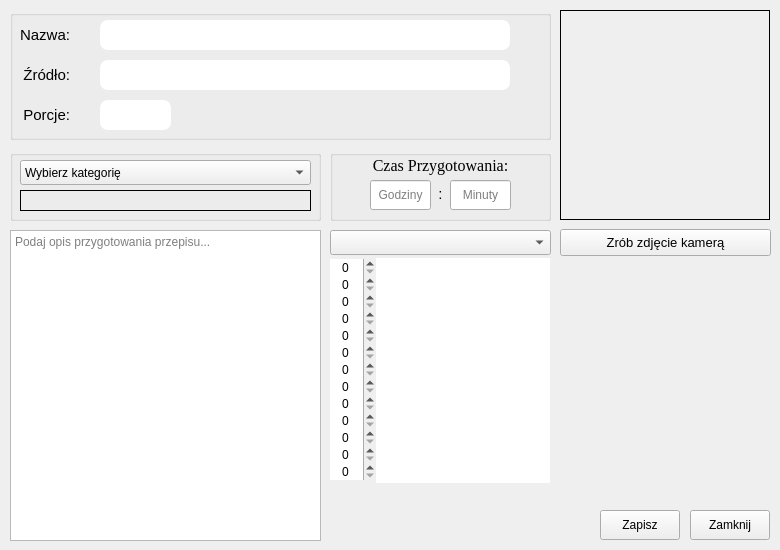
    <widget class="QWidget" name="page_3">
     <widget class="QPushButton" name="MainPageButton_2">
      <property name="geometry">
       <rect>
        <x>690</x>
        <y>510</y>
        <width>80</width>
        <height>30</height>
       </rect>
      </property>
      <property name="text">
       <string>Zamknij</string>
      </property>
     </widget>
     <widget class="QLabel" name="label_8">
      <property name="geometry">
       <rect>
        <x>560</x>
        <y>10</y>
        <width>210</width>
        <height>210</height>
       </rect>
      </property>
      <property name="cursor">
       <cursorShape>PointingHandCursor</cursorShape>
      </property>
      <property name="toolTip">
       <string>Kliknij aby dodać zdjęcie</string>
      </property>
      <property name="frameShape">
       <enum>QFrame::Box</enum>
      </property>
      <property name="text">
       <string/>
      </property>
      <property name="pixmap">
       <pixmap resource="resource.qrc">:/splash.jpg</pixmap>
      </property>
      <property name="scaledContents">
       <bool>true</bool>
      </property>
     </widget>
     <widget class="IngredientCombobox" name="PickComboBox">
      <property name="geometry">
       <rect>
        <x>330</x>
        <y>230</y>
        <width>221</width>
        <height>25</height>
       </rect>
      </property>
      <property name="font">
       <font>
        <family>Georgia</family>
        <pointsize>10</pointsize>
       </font>
      </property>
      <property name="toolTip">
       <string>Kliknij aby dodać składnik do listy</string>
      </property>
      <property name="currentText">
       <string/>
      </property>
      <property name="maxVisibleItems">
       <number>18</number>
      </property>
     </widget>
     <widget class="QListWidget" name="listWidget">
      <property name="geometry">
       <rect>
        <x>376</x>
        <y>258</y>
        <width>174</width>
        <height>225</height>
       </rect>
      </property>
      <property name="autoFillBackground">
       <bool>false</bool>
      </property>
      <property name="frameShape">
       <enum>QFrame::NoFrame</enum>
      </property>
      <property name="gridSize">
       <size>
        <width>0</width>
        <height>17</height>
       </size>
      </property>
      <property name="viewMode">
       <enum>QListView::ListMode</enum>
      </property>
     </widget>
     <widget class="QPushButton" name="SaveButton">
      <property name="geometry">
       <rect>
        <x>600</x>
        <y>510</y>
        <width>80</width>
        <height>30</height>
       </rect>
      </property>
      <property name="text">
       <string>Zapisz</string>
      </property>
     </widget>
     <widget class="QDoubleSpinBox" name="doubleSpinBox">
      <property name="enabled">
       <bool>true</bool>
      </property>
      <property name="geometry">
       <rect>
        <x>330</x>
        <y>259</y>
        <width>45</width>
        <height>17</height>
       </rect>
      </property>
      <property name="layoutDirection">
       <enum>Qt::LeftToRight</enum>
      </property>
      <property name="wrapping">
       <bool>false</bool>
      </property>
      <property name="frame">
       <bool>false</bool>
      </property>
      <property name="alignment">
       <set>Qt::AlignCenter</set>
      </property>
      <property name="buttonSymbols">
       <enum>QAbstractSpinBox::UpDownArrows</enum>
      </property>
      <property name="specialValueText">
       <string/>
      </property>
      <property name="accelerated">
       <bool>false</bool>
      </property>
      <property name="showGroupSeparator" stdset="0">
       <bool>false</bool>
      </property>
      <property name="decimals">
       <number>0</number>
      </property>
     </widget>
     <widget class="QDoubleSpinBox" name="doubleSpinBox_2">
      <property name="enabled">
       <bool>true</bool>
      </property>
      <property name="geometry">
       <rect>
        <x>330</x>
        <y>276</y>
        <width>45</width>
        <height>17</height>
       </rect>
      </property>
      <property name="wrapping">
       <bool>false</bool>
      </property>
      <property name="frame">
       <bool>false</bool>
      </property>
      <property name="alignment">
       <set>Qt::AlignCenter</set>
      </property>
      <property name="buttonSymbols">
       <enum>QAbstractSpinBox::UpDownArrows</enum>
      </property>
      <property name="specialValueText">
       <string/>
      </property>
      <property name="accelerated">
       <bool>false</bool>
      </property>
      <property name="showGroupSeparator" stdset="0">
       <bool>false</bool>
      </property>
      <property name="decimals">
       <number>0</number>
      </property>
     </widget>
     <widget class="QDoubleSpinBox" name="doubleSpinBox_3">
      <property name="enabled">
       <bool>true</bool>
      </property>
      <property name="geometry">
       <rect>
        <x>330</x>
        <y>293</y>
        <width>45</width>
        <height>17</height>
       </rect>
      </property>
      <property name="wrapping">
       <bool>false</bool>
      </property>
      <property name="frame">
       <bool>false</bool>
      </property>
      <property name="alignment">
       <set>Qt::AlignCenter</set>
      </property>
      <property name="buttonSymbols">
       <enum>QAbstractSpinBox::UpDownArrows</enum>
      </property>
      <property name="specialValueText">
       <string/>
      </property>
      <property name="accelerated">
       <bool>false</bool>
      </property>
      <property name="showGroupSeparator" stdset="0">
       <bool>false</bool>
      </property>
      <property name="decimals">
       <number>0</number>
      </property>
     </widget>
     <widget class="QDoubleSpinBox" name="doubleSpinBox_4">
      <property name="enabled">
       <bool>true</bool>
      </property>
      <property name="geometry">
       <rect>
        <x>330</x>
        <y>310</y>
        <width>45</width>
        <height>17</height>
       </rect>
      </property>
      <property name="wrapping">
       <bool>false</bool>
      </property>
      <property name="frame">
       <bool>false</bool>
      </property>
      <property name="alignment">
       <set>Qt::AlignCenter</set>
      </property>
      <property name="buttonSymbols">
       <enum>QAbstractSpinBox::UpDownArrows</enum>
      </property>
      <property name="specialValueText">
       <string/>
      </property>
      <property name="accelerated">
       <bool>false</bool>
      </property>
      <property name="showGroupSeparator" stdset="0">
       <bool>false</bool>
      </property>
      <property name="decimals">
       <number>0</number>
      </property>
     </widget>
     <widget class="QDoubleSpinBox" name="doubleSpinBox_5">
      <property name="enabled">
       <bool>true</bool>
      </property>
      <property name="geometry">
       <rect>
        <x>330</x>
        <y>327</y>
        <width>45</width>
        <height>17</height>
       </rect>
      </property>
      <property name="wrapping">
       <bool>false</bool>
      </property>
      <property name="frame">
       <bool>false</bool>
      </property>
      <property name="alignment">
       <set>Qt::AlignCenter</set>
      </property>
      <property name="buttonSymbols">
       <enum>QAbstractSpinBox::UpDownArrows</enum>
      </property>
      <property name="specialValueText">
       <string/>
      </property>
      <property name="accelerated">
       <bool>false</bool>
      </property>
      <property name="showGroupSeparator" stdset="0">
       <bool>false</bool>
      </property>
      <property name="decimals">
       <number>0</number>
      </property>
     </widget>
     <widget class="QDoubleSpinBox" name="doubleSpinBox_6">
      <property name="enabled">
       <bool>true</bool>
      </property>
      <property name="geometry">
       <rect>
        <x>330</x>
        <y>344</y>
        <width>45</width>
        <height>17</height>
       </rect>
      </property>
      <property name="wrapping">
       <bool>false</bool>
      </property>
      <property name="frame">
       <bool>false</bool>
      </property>
      <property name="alignment">
       <set>Qt::AlignCenter</set>
      </property>
      <property name="buttonSymbols">
       <enum>QAbstractSpinBox::UpDownArrows</enum>
      </property>
      <property name="specialValueText">
       <string/>
      </property>
      <property name="accelerated">
       <bool>false</bool>
      </property>
      <property name="showGroupSeparator" stdset="0">
       <bool>false</bool>
      </property>
      <property name="decimals">
       <number>0</number>
      </property>
     </widget>
     <widget class="QDoubleSpinBox" name="doubleSpinBox_7">
      <property name="enabled">
       <bool>true</bool>
      </property>
      <property name="geometry">
       <rect>
        <x>330</x>
        <y>361</y>
        <width>45</width>
        <height>17</height>
       </rect>
      </property>
      <property name="wrapping">
       <bool>false</bool>
      </property>
      <property name="frame">
       <bool>false</bool>
      </property>
      <property name="alignment">
       <set>Qt::AlignCenter</set>
      </property>
      <property name="buttonSymbols">
       <enum>QAbstractSpinBox::UpDownArrows</enum>
      </property>
      <property name="specialValueText">
       <string/>
      </property>
      <property name="accelerated">
       <bool>false</bool>
      </property>
      <property name="showGroupSeparator" stdset="0">
       <bool>false</bool>
      </property>
      <property name="decimals">
       <number>0</number>
      </property>
     </widget>
     <widget class="QDoubleSpinBox" name="doubleSpinBox_8">
      <property name="enabled">
       <bool>true</bool>
      </property>
      <property name="geometry">
       <rect>
        <x>330</x>
        <y>378</y>
        <width>45</width>
        <height>17</height>
       </rect>
      </property>
      <property name="wrapping">
       <bool>false</bool>
      </property>
      <property name="frame">
       <bool>false</bool>
      </property>
      <property name="alignment">
       <set>Qt::AlignCenter</set>
      </property>
      <property name="buttonSymbols">
       <enum>QAbstractSpinBox::UpDownArrows</enum>
      </property>
      <property name="specialValueText">
       <string/>
      </property>
      <property name="accelerated">
       <bool>false</bool>
      </property>
      <property name="showGroupSeparator" stdset="0">
       <bool>false</bool>
      </property>
      <property name="decimals">
       <number>0</number>
      </property>
     </widget>
     <widget class="QDoubleSpinBox" name="doubleSpinBox_9">
      <property name="enabled">
       <bool>true</bool>
      </property>
      <property name="geometry">
       <rect>
        <x>330</x>
        <y>395</y>
        <width>45</width>
        <height>17</height>
       </rect>
      </property>
      <property name="wrapping">
       <bool>false</bool>
      </property>
      <property name="frame">
       <bool>false</bool>
      </property>
      <property name="alignment">
       <set>Qt::AlignCenter</set>
      </property>
      <property name="buttonSymbols">
       <enum>QAbstractSpinBox::UpDownArrows</enum>
      </property>
      <property name="specialValueText">
       <string/>
      </property>
      <property name="accelerated">
       <bool>false</bool>
      </property>
      <property name="showGroupSeparator" stdset="0">
       <bool>false</bool>
      </property>
      <property name="decimals">
       <number>0</number>
      </property>
     </widget>
     <widget class="QDoubleSpinBox" name="doubleSpinBox_10">
      <property name="enabled">
       <bool>true</bool>
      </property>
      <property name="geometry">
       <rect>
        <x>330</x>
        <y>412</y>
        <width>45</width>
        <height>17</height>
       </rect>
      </property>
      <property name="wrapping">
       <bool>false</bool>
      </property>
      <property name="frame">
       <bool>false</bool>
      </property>
      <property name="alignment">
       <set>Qt::AlignCenter</set>
      </property>
      <property name="buttonSymbols">
       <enum>QAbstractSpinBox::UpDownArrows</enum>
      </property>
      <property name="specialValueText">
       <string/>
      </property>
      <property name="accelerated">
       <bool>false</bool>
      </property>
      <property name="showGroupSeparator" stdset="0">
       <bool>false</bool>
      </property>
      <property name="decimals">
       <number>0</number>
      </property>
     </widget>
     <widget class="QDoubleSpinBox" name="doubleSpinBox_11">
      <property name="enabled">
       <bool>true</bool>
      </property>
      <property name="geometry">
       <rect>
        <x>330</x>
        <y>429</y>
        <width>45</width>
        <height>17</height>
       </rect>
      </property>
      <property name="wrapping">
       <bool>false</bool>
      </property>
      <property name="frame">
       <bool>false</bool>
      </property>
      <property name="alignment">
       <set>Qt::AlignCenter</set>
      </property>
      <property name="buttonSymbols">
       <enum>QAbstractSpinBox::UpDownArrows</enum>
      </property>
      <property name="specialValueText">
       <string/>
      </property>
      <property name="accelerated">
       <bool>false</bool>
      </property>
      <property name="showGroupSeparator" stdset="0">
       <bool>false</bool>
      </property>
      <property name="decimals">
       <number>0</number>
      </property>
     </widget>
     <widget class="QDoubleSpinBox" name="doubleSpinBox_12">
      <property name="enabled">
       <bool>true</bool>
      </property>
      <property name="geometry">
       <rect>
        <x>330</x>
        <y>446</y>
        <width>45</width>
        <height>17</height>
       </rect>
      </property>
      <property name="wrapping">
       <bool>false</bool>
      </property>
      <property name="frame">
       <bool>false</bool>
      </property>
      <property name="alignment">
       <set>Qt::AlignCenter</set>
      </property>
      <property name="buttonSymbols">
       <enum>QAbstractSpinBox::UpDownArrows</enum>
      </property>
      <property name="specialValueText">
       <string/>
      </property>
      <property name="accelerated">
       <bool>false</bool>
      </property>
      <property name="showGroupSeparator" stdset="0">
       <bool>false</bool>
      </property>
      <property name="decimals">
       <number>0</number>
      </property>
     </widget>
     <widget class="QDoubleSpinBox" name="doubleSpinBox_25">
      <property name="enabled">
       <bool>true</bool>
      </property>
      <property name="geometry">
       <rect>
        <x>330</x>
        <y>463</y>
        <width>45</width>
        <height>17</height>
       </rect>
      </property>
      <property name="wrapping">
       <bool>false</bool>
      </property>
      <property name="frame">
       <bool>false</bool>
      </property>
      <property name="alignment">
       <set>Qt::AlignCenter</set>
      </property>
      <property name="buttonSymbols">
       <enum>QAbstractSpinBox::UpDownArrows</enum>
      </property>
      <property name="specialValueText">
       <string/>
      </property>
      <property name="accelerated">
       <bool>false</bool>
      </property>
      <property name="showGroupSeparator" stdset="0">
       <bool>false</bool>
      </property>
      <property name="decimals">
       <number>0</number>
      </property>
     </widget>
     <widget class="QGroupBox" name="groupBox">
      <property name="geometry">
       <rect>
        <x>10</x>
        <y>10</y>
        <width>541</width>
        <height>130</height>
       </rect>
      </property>
      <property name="title">
       <string/>
      </property>
      <widget class="QLineEdit" name="lineEdit">
       <property name="geometry">
        <rect>
         <x>90</x>
         <y>10</y>
         <width>410</width>
         <height>30</height>
        </rect>
       </property>
       <property name="styleSheet">
        <string notr="true">border-radius: 8px;</string>
       </property>
       <property name="inputMask">
        <string/>
       </property>
       <property name="maxLength">
        <number>60</number>
       </property>
      </widget>
      <widget class="QLabel" name="label_12">
       <property name="geometry">
        <rect>
         <x>0</x>
         <y>10</y>
         <width>60</width>
         <height>30</height>
        </rect>
       </property>
       <property name="font">
        <font>
         <pointsize>11</pointsize>
        </font>
       </property>
       <property name="text">
        <string>Nazwa:</string>
       </property>
       <property name="alignment">
        <set>Qt::AlignRight|Qt::AlignTrailing|Qt::AlignVCenter</set>
       </property>
      </widget>
      <widget class="QLabel" name="label_13">
       <property name="geometry">
        <rect>
         <x>0</x>
         <y>90</y>
         <width>60</width>
         <height>30</height>
        </rect>
       </property>
       <property name="font">
        <font>
         <pointsize>11</pointsize>
        </font>
       </property>
       <property name="text">
        <string>Porcje:</string>
       </property>
       <property name="alignment">
        <set>Qt::AlignRight|Qt::AlignTrailing|Qt::AlignVCenter</set>
       </property>
      </widget>
      <widget class="QLineEdit" name="lineEdit_Portion">
       <property name="geometry">
        <rect>
         <x>90</x>
         <y>90</y>
         <width>71</width>
         <height>30</height>
        </rect>
       </property>
       <property name="styleSheet">
        <string notr="true">border-radius: 8px;</string>
       </property>
       <property name="maxLength">
        <number>1</number>
       </property>
       <property name="alignment">
        <set>Qt::AlignCenter</set>
       </property>
       <property name="placeholderText">
        <string/>
       </property>
       <property name="cursorMoveStyle">
        <enum>Qt::VisualMoveStyle</enum>
       </property>
      </widget>
      <widget class="QLabel" name="label_14">
       <property name="geometry">
        <rect>
         <x>0</x>
         <y>50</y>
         <width>60</width>
         <height>30</height>
        </rect>
       </property>
       <property name="font">
        <font>
         <pointsize>11</pointsize>
        </font>
       </property>
       <property name="text">
        <string>Źródło:</string>
       </property>
       <property name="alignment">
        <set>Qt::AlignRight|Qt::AlignTrailing|Qt::AlignVCenter</set>
       </property>
      </widget>
      <widget class="QLineEdit" name="lineEdit_Source">
       <property name="geometry">
        <rect>
         <x>90</x>
         <y>50</y>
         <width>410</width>
         <height>30</height>
        </rect>
       </property>
       <property name="styleSheet">
        <string notr="true">border-radius: 8px;</string>
       </property>
       <property name="inputMask">
        <string/>
       </property>
       <property name="maxLength">
        <number>60</number>
       </property>
       <property name="placeholderText">
        <string/>
       </property>
      </widget>
     </widget>
     <widget class="QPushButton" name="cameraButton">
      <property name="geometry">
       <rect>
        <x>560</x>
        <y>229</y>
        <width>211</width>
        <height>27</height>
       </rect>
      </property>
      <property name="font">
       <font>
        <pointsize>10</pointsize>
       </font>
      </property>
      <property name="text">
       <string>Zrób zdjęcie kamerą</string>
      </property>
      <property name="checkable">
       <bool>true</bool>
      </property>
     </widget>
     <widget class="QGroupBox" name="groupBox_2">
      <property name="geometry">
       <rect>
        <x>330</x>
        <y>150</y>
        <width>221</width>
        <height>71</height>
       </rect>
      </property>
      <property name="title">
       <string/>
      </property>
      <widget class="QLineEdit" name="lineEditTimeHr">
       <property name="geometry">
        <rect>
         <x>40</x>
         <y>30</y>
         <width>61</width>
         <height>30</height>
        </rect>
       </property>
       <property name="styleSheet">
        <string notr="true"/>
       </property>
       <property name="text">
        <string/>
       </property>
       <property name="maxLength">
        <number>2</number>
       </property>
       <property name="alignment">
        <set>Qt::AlignCenter</set>
       </property>
       <property name="placeholderText">
        <string>Godziny</string>
       </property>
      </widget>
      <widget class="QLabel" name="label_15">
       <property name="geometry">
        <rect>
         <x>10</x>
         <y>0</y>
         <width>201</width>
         <height>31</height>
        </rect>
       </property>
       <property name="font">
        <font>
         <family>Georgia</family>
         <pointsize>12</pointsize>
        </font>
       </property>
       <property name="text">
        <string>Czas Przygotowania:</string>
       </property>
       <property name="alignment">
        <set>Qt::AlignCenter</set>
       </property>
      </widget>
      <widget class="QLineEdit" name="lineEditTimeMin">
       <property name="geometry">
        <rect>
         <x>120</x>
         <y>30</y>
         <width>61</width>
         <height>30</height>
        </rect>
       </property>
       <property name="styleSheet">
        <string notr="true"/>
       </property>
       <property name="inputMask">
        <string/>
       </property>
       <property name="maxLength">
        <number>2</number>
       </property>
       <property name="alignment">
        <set>Qt::AlignCenter</set>
       </property>
       <property name="placeholderText">
        <string>Minuty</string>
       </property>
      </widget>
      <widget class="QLabel" name="label_16">
       <property name="geometry">
        <rect>
         <x>90</x>
         <y>28</y>
         <width>41</width>
         <height>31</height>
        </rect>
       </property>
       <property name="font">
        <font>
         <pointsize>11</pointsize>
        </font>
       </property>
       <property name="text">
        <string>:</string>
       </property>
       <property name="alignment">
        <set>Qt::AlignCenter</set>
       </property>
      </widget>
     </widget>
     <widget class="QGroupBox" name="groupBox_3">
      <property name="geometry">
       <rect>
        <x>10</x>
        <y>150</y>
        <width>311</width>
        <height>71</height>
       </rect>
      </property>
      <property name="title">
       <string/>
      </property>
      <widget class="categorycombobox" name="CategoryComboBox">
       <property name="geometry">
        <rect>
         <x>10</x>
         <y>10</y>
         <width>291</width>
         <height>25</height>
        </rect>
       </property>
       <property name="toolTip">
        <string>Kliknij aby dodać składnik do listy</string>
       </property>
       <property name="currentText">
        <string>Wybierz kategorię</string>
       </property>
       <item>
        <property name="text">
         <string>Wybierz kategorię</string>
        </property>
       </item>
       <item>
        <property name="text">
         <string>Brak</string>
        </property>
       </item>
       <item>
        <property name="text">
         <string>Śniadanie</string>
        </property>
       </item>
       <item>
        <property name="text">
         <string>Obiad</string>
        </property>
       </item>
       <item>
        <property name="text">
         <string>Podwieczorek</string>
        </property>
       </item>
       <item>
        <property name="text">
         <string>Kolacja</string>
        </property>
       </item>
      </widget>
      <widget class="QLabel" name="labelPickedCategory">
       <property name="geometry">
        <rect>
         <x>10</x>
         <y>40</y>
         <width>291</width>
         <height>21</height>
        </rect>
       </property>
       <property name="font">
        <font>
         <family>Georgia</family>
         <pointsize>12</pointsize>
        </font>
       </property>
       <property name="frameShape">
        <enum>QFrame::Box</enum>
       </property>
       <property name="text">
        <string/>
       </property>
       <property name="alignment">
        <set>Qt::AlignCenter</set>
       </property>
      </widget>
     </widget>
     <widget class="QTextEdit" name="textEdit">
      <property name="geometry">
       <rect>
        <x>10</x>
        <y>230</y>
        <width>311</width>
        <height>311</height>
       </rect>
      </property>
      <property name="autoFormatting">
       <set>QTextEdit::AutoBulletList</set>
      </property>
      <property name="placeholderText">
       <string>Podaj opis przygotowania przepisu...</string>
      </property>
     </widget>
    </widget>
